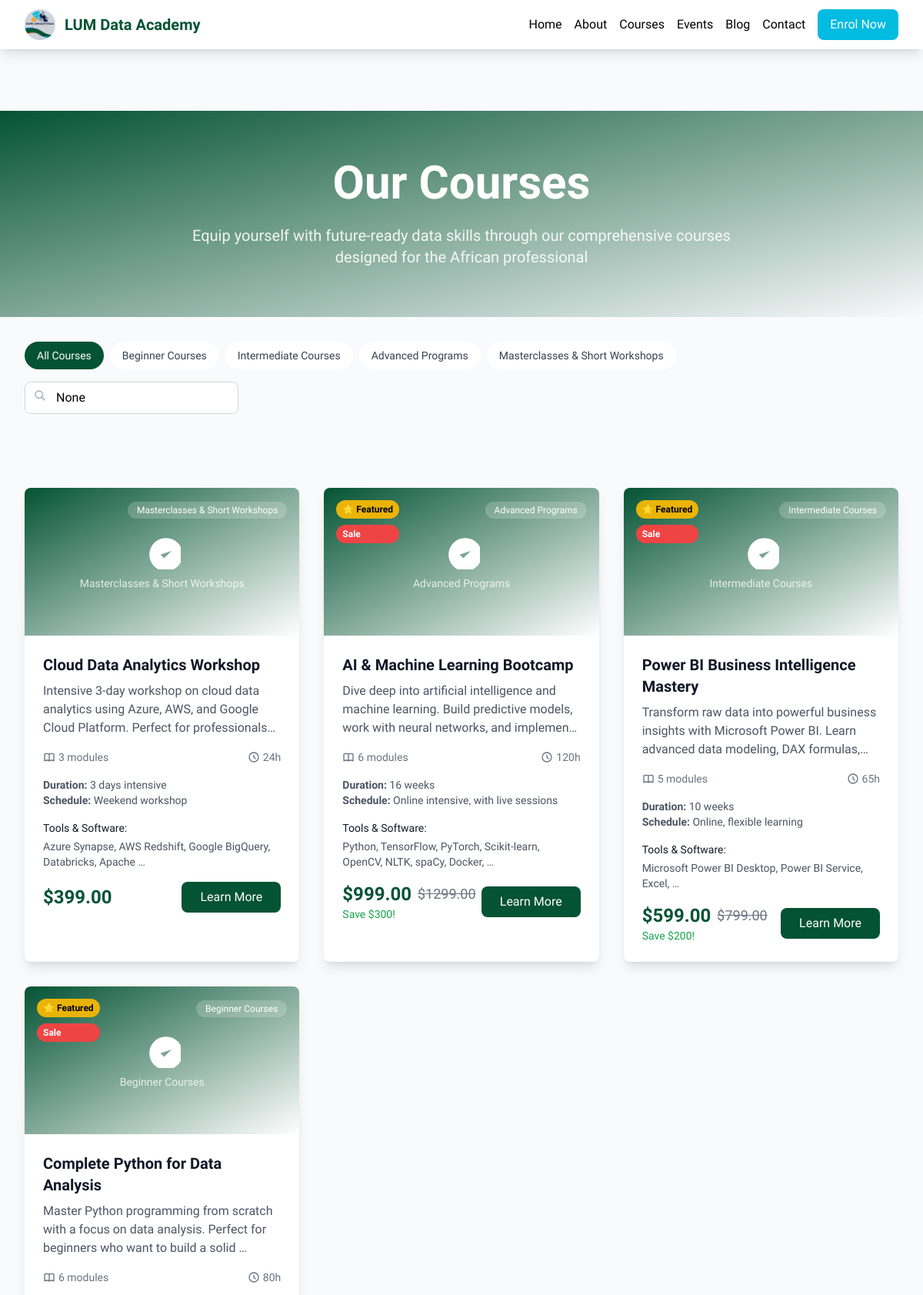
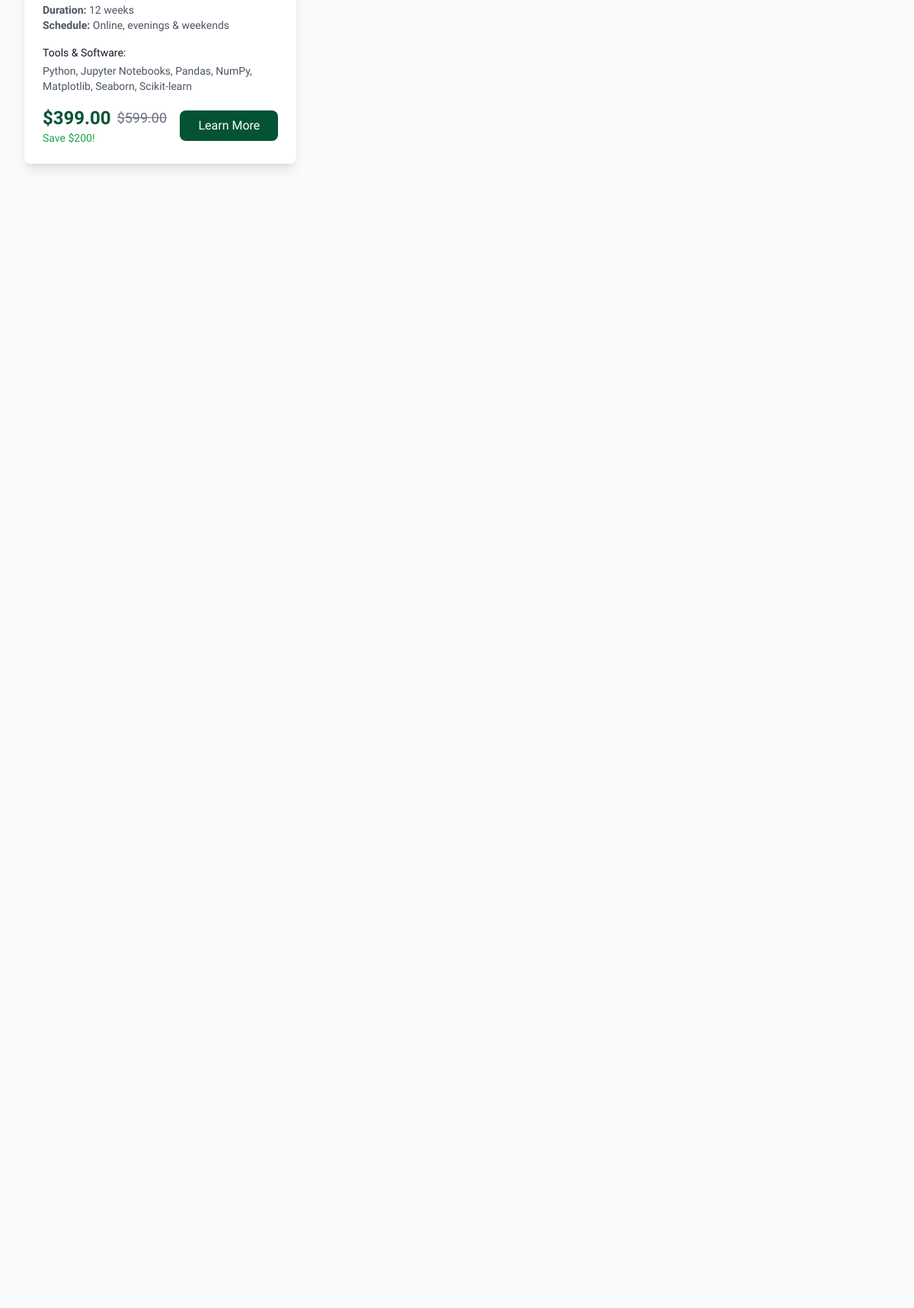
Page /courses/ (upper part) on the committed database (2 pictures, top to bottom).
### core/models.py (models this page shows, shortened)
class CourseCategory(models.Model):
    CATEGORY_CHOICES = [
        ('beginner', 'Beginner Courses'),
        ('intermediate', 'Intermediate Courses'),
        ('advanced', 'Advanced Programs'),
        ('masterclass', 'Masterclasses & Short Workshops'),
    ]
    name = models.CharField(max_length=50, choices=CATEGORY_CHOICES, unique=True)
    display_name = models.CharField(max_length=100)
    description = models.TextField()
    icon = models.CharField(max_length=50, help_text="Font Awesome icon class")
    order = models.PositiveIntegerField(default=0)
    class Meta:
        ordering = ['order', 'name']
        verbose_name_plural = 'Course Categories'

class Course(models.Model):
    title = models.CharField(max_length=200)
    slug = models.SlugField(unique=True, blank=True)
    category = models.ForeignKey(CourseCategory, on_delete=models.CASCADE, related_name='courses')
    overview = CKEditor5Field(config_name='default', help_text="Brief course overview")
    description = CKEditor5Field(config_name='extends', help_text="Detailed course description")
    duration = models.CharField(max_length=100, help_text="e.g., 8 weeks, 3 months")
    schedule = models.CharField(max_length=100, help_text="e.g., online, evenings")
    learning_outcomes = CKEditor5Field(config_name='default', help_text="What students will learn")
    tools_software = models.TextField(help_text="Python, Power BI, R, etc.")
    prerequisites = CKEditor5Field(config_name='default', blank=True, help_text="Course prerequisites")
    course_syllabus = CKEditor5Field(config_name='extends', blank=True, help_text="Detailed course syllabus")
    price = models.DecimalField(max_digits=10, decimal_places=2)
    discount_price = models.DecimalField(max_digits=10, decimal_places=2, null=True, blank=True)
    course_pdf = models.FileField(upload_to='course_pdfs/', blank=True, null=True)
    image = models.ImageField(upload_to='course_images/', blank=True, null=True)
    video_intro_url = models.URLField(blank=True, help_text="YouTube or Vimeo URL for course intro")
    is_featured = models.BooleanField(default=False)
    is_active = models.BooleanField(default=True)
    total_modules = models.PositiveIntegerField(default=0, help_text="Total number of modules")
    estimated_hours = models.PositiveIntegerField(default=0, help_text="Estimated completion time in hours")
    created_at = models.DateTimeField(auto_now_add=True)
    updated_at = models.DateTimeField(auto_now=True)
    class Meta:
        ordering = ['-created_at']
    def get_savings(self):
        if self.discount_price:
            return self.price - self.discount_price
        return 0

### core/views.py (the view)
# urls.py: path('courses/', views.courses, name='courses'),
def courses(request):
    categories = CourseCategory.objects.all()
    category_slug = request.GET.get('category')
    search_query = request.GET.get('search')
    courses_list = Course.objects.filter(is_active=True)
    if category_slug:
        courses_list = courses_list.filter(category__name=category_slug)
    if search_query:
        courses_list = courses_list.filter(title__icontains=search_query)
    paginator = Paginator(courses_list, 9)
    page_number = request.GET.get('page')
    courses_page = paginator.get_page(page_number)
    context = {
        'courses': courses_page,
        'categories': categories,
        'current_category': category_slug,
        'search_query': search_query,
    }
    return render(request, 'core/courses.html', context)

### core/templates/core/courses.html (shortened to what this page needs)
{% extends 'core/base.html' %}
{% block content %}
<div class="min-h-screen pt-20">
    <section class="bg-gradient-to-br from-primary to-primary-dark text-white py-16">
        <div class="max-w-7xl mx-auto px-4 sm:px-6 lg:px-8 text-center">
            <h1 class="text-4xl md:text-6xl font-bold mb-6">Our Courses</h1>
            <p class="text-xl text-white/90 max-w-3xl mx-auto">
                Equip yourself with future-ready data skills through our comprehensive courses designed for the African professional
            </p>
        </div>
    </section>
    <section class="py-8 bg-gray-50">
        <div class="max-w-7xl mx-auto px-4 sm:px-6 lg:px-8">
            <div class="flex flex-wrap items-center justify-between gap-4">
                <div class="flex flex-wrap gap-2">
                    <a href="{% url 'core:courses' %}"
                       class="px-4 py-2 rounded-full text-sm font-medium transition-colors {% if not current_category %}bg-primary text-white{% else %}bg-white text-gray-700 hover:bg-gray-100{% endif %}">
                        All Courses
                    </a>
                    {% for category in categories %}
                    <a href="{% url 'core:courses' %}?category={{ category.name }}"
                       class="px-4 py-2 rounded-full text-sm font-medium transition-colors {% if current_category == category.name %}bg-primary text-white{% else %}bg-white text-gray-700 hover:bg-gray-100{% endif %}">
                        {{ category.display_name }}
                    </a>
                    {% endfor %}
                </div>
                <form method="GET" class="flex items-center">
                    <div class="relative">
                        <input type="text" name="search" placeholder="Search courses..."
                               value="{{ search_query }}"
                               class="pl-10 pr-4 py-2 border border-gray-300 rounded-lg focus:ring-2 focus:ring-primary focus:border-transparent">
                        <svg class="absolute left-3 top-2.5 w-4 h-4 text-gray-400" fill="none" stroke="currentColor" viewBox="0 0 24 24">
                            <path stroke-linecap="round" stroke-linejoin="round" stroke-width="2" d="M21 21l-6-6m2-5a7 7 0 11-14 0 7 7 0 0114 0z"></path>
                        </svg>
                    </div>
                </form>
            </div>
        </div>
    </section>
    <section class="py-16">
        <div class="max-w-7xl mx-auto px-4 sm:px-6 lg:px-8">
            {% if courses %}
            <div class="grid md:grid-cols-2 lg:grid-cols-3 gap-8">
                {% for course in courses %}
                <div class="bg-white rounded-lg shadow-lg overflow-hidden hover:shadow-xl transition-shadow duration-300">
                    <div class="relative h-48 bg-gradient-to-br from-primary to-primary-dark">
                        {% if course.image %}
                        <img src="{{ course.image.url }}" alt="{{ course.title }}" class="w-full h-full object-cover">
                        {% else %}
                        <div class="absolute inset-0 flex items-center justify-center">
                            <div class="text-center text-white">
                                <svg class="w-12 h-12 mx-auto mb-2" fill="currentColor" viewBox="0 0 20 20">
                                    <path d="M9 12l2 2 4-4m6 2a9 9 0 11-18 0 9 9 0 0118 0z"></path>
                                </svg>
                                <p class="text-sm opacity-80">{{ course.category.display_name }}</p>
                            </div>
                        </div>
                        {% endif %}
                        <div class="absolute top-4 left-4 flex flex-col gap-2">
                            {% if course.is_featured %}
                            <span class="bg-yellow-500 text-black px-2 py-1 rounded-full text-xs font-bold">
                                ⭐ Featured
                            </span>
                            {% endif %}
                            {% if course.discount_price %}
                            <span class="bg-red-500 text-white px-2 py-1 rounded-full text-xs font-bold">
                                Sale
                            </span>
                            {% endif %}
                        </div>
                        <div class="absolute top-4 right-4">
                            <span class="bg-white/20 backdrop-blur text-white px-3 py-1 rounded-full text-xs font-medium">
                                {{ course.category.display_name }}
                            </span>
                        </div>
                    </div>
                    <div class="p-6">
                        <h3 class="text-xl font-bold text-gray-900 mb-2 line-clamp-2">
                            <a href="{% url 'core:course_detail' course.slug %}" class="hover:text-primary transition-colors">
                                {{ course.title }}
                            </a>
                        </h3>
                        <div class="prose prose-sm text-gray-600 mb-4 line-clamp-3">
                            {{ course.overview|safe|truncatewords:20 }}
                        </div>
                        <div class="flex items-center justify-between text-sm text-gray-500 mb-4">
                            <div class="flex items-center">
                                {{ course.total_modules }} modules
                            </div>
                            <div class="flex items-center">
                                <svg class="w-4 h-4 mr-1" fill="none" stroke="currentColor" viewBox="0 0 24 24">
                                    <path stroke-linecap="round" stroke-linejoin="round" stroke-width="2" d="M12 8v4l3 3m6-3a9 9 0 11-18 0 9 9 0 0118 0z"></path>
                                </svg>
                                {{ course.estimated_hours }}h
                            </div>
                        </div>
                        <div class="text-sm text-gray-600 mb-4">
                            <p><strong>Duration:</strong> {{ course.duration }}</p>
                            <p><strong>Schedule:</strong> {{ course.schedule }}</p>
                        </div>
                        <div class="mb-4">
                            <p class="text-sm font-medium text-gray-900 mb-1">Tools & Software:</p>
                            <p class="text-sm text-gray-600">{{ course.tools_software|truncatewords:8 }}</p>
                        </div>
                        <div class="flex items-center justify-between">
                            <div>
                                {% if course.discount_price %}
                                <div class="flex items-center">
                                    <span class="text-2xl font-bold text-primary">${{ course.discount_price }}</span>
                                    <span class="text-lg text-gray-500 line-through ml-2">${{ course.price }}</span>
                                </div>
                                <div class="text-sm text-green-600 font-medium">
                                    Save ${{ course.get_savings|floatformat:0 }}!
                                </div>
                                {% else %}
                                <span class="text-2xl font-bold text-primary">${{ course.price }}</span>
                                {% endif %}
                            </div>
                            <a href="{% url 'core:course_detail' course.slug %}"
                               class="bg-primary hover:bg-primary-dark text-white px-6 py-2 rounded-lg font-medium transition-colors">
                                Learn More
                            </a>
                        </div>
                    </div>
                </div>
                {% endfor %}
            </div>
            {% endif %}
        </div>
    </section>
</div>
{% endblock %}

### core/templates/core/base.html (shortened to what this page needs)
<!DOCTYPE html>
<html lang="en" class="scroll-smooth">
<head>
    <script src="https://cdn.tailwindcss.com"></script>
    <link rel="stylesheet" href="https://cdnjs.cloudflare.com/ajax/libs/font-awesome/6.4.0/css/all.min.css">
    <link href="https://unpkg.com/aos@2.3.1/dist/aos.css" rel="stylesheet">
    <meta property="og:image" content="{% block og_image %}{% load static %}{% static 'core/img/logo.jpg' %}{% endblock %}">
</head>
<body class="bg-gray-50 font-linden">
    <nav class="bg-white shadow-lg fixed w-full top-0 z-50 transition-all duration-300" id="navbar">
        <div class="max-w-7xl mx-auto px-4 sm:px-6 lg:px-8">
            <div class="flex justify-between items-center h-16">
                <div class="flex items-center">
                    <a href="{% url 'core:home' %}" class="flex items-center space-x-3">
                        <img src="{% load static %}{% static 'core/img/logo.jpg' %}" alt="LUM Data Academy" class="h-10 w-10 rounded-full object-cover">
                        <span class="text-xl font-bold text-primary">LUM Data Academy</span>
                    </a>
                </div>
                <div class="hidden md:block">
                    <div class="ml-10 flex items-baseline space-x-4">
                        <a href="{% url 'core:home' %}" class="nav-link {% if request.resolver_match.url_name == 'home' %}active{% endif %}">Home</a>
                        <a href="{% url 'core:about' %}" class="nav-link {% if request.resolver_match.url_name == 'about' %}active{% endif %}">About</a>
                        <a href="{% url 'core:courses' %}" class="nav-link {% if 'course' in request.resolver_match.url_name %}active{% endif %}">Courses</a>
                        <a href="{% url 'core:events' %}" class="nav-link {% if 'event' in request.resolver_match.url_name %}active{% endif %}">Events</a>
                        <a href="{% url 'core:blog' %}" class="nav-link {% if 'blog' in request.resolver_match.url_name %}active{% endif %}">Blog</a>
                        <a href="{% url 'core:contact' %}" class="nav-link {% if request.resolver_match.url_name == 'contact' %}active{% endif %}">Contact</a>
                        <a href="{% url 'core:admissions' %}" class="bg-secondary hover:bg-secondary/90 text-white px-4 py-2 rounded-lg transition-all duration-300 transform hover:scale-105">Enrol Now</a>
                    </div>
                </div>
            </div>
        </div>
    </nav>
    <main class="pt-16">
        {% block content %}
        {% endblock %}
    </main>
                        <img src="{% load static %}{% static 'core/img/logo.jpg' %}" alt="LUM Data Academy" class="h-10 w-10 rounded-full object-cover">
</body>
</html>

### core/templates/core/base.html (style rules this page uses)
.nav-link { @apply text-gray-700 hover:text-primary px-3 py-2 rounded-md text-sm font-medium transition-colors duration-200 relative; }
.nav-link.active { @apply text-primary; }
.nav-link.active::after { content: ''; @apply absolute bottom-0 left-1/2 transform -translate-x-1/2 w-8 h-0.5 bg-secondary rounded-full; }

### rows in the picture
CourseCategory: display_name "Beginner Courses"
CourseCategory: display_name "Intermediate Courses"
CourseCategory: display_name "Advanced Programs"
CourseCategory: display_name "Masterclasses & Short Workshops"
Course: category.display_name "Masterclasses & Short Workshops", title "Cloud Data Analytics Workshop", overview "Intensive 3-day workshop on cloud data analytics using Azure, AWS, and Google Cloud Platform. Perfect for…", total_modules "3", estimated_hours "24", duration "3 days intensive", schedule "Weekend workshop", tools_software "Azure Synapse, AWS Redshift, Google BigQuery, Databricks, Apache …", price "399.00"
Course: category.display_name "Advanced Programs", is_featured "⭐ Featured", shows "Sale", title "AI & Machine Learning Bootcamp", overview "Dive deep into artificial intelligence and machine learning. Build predictive models, work with neural networks, and…", total_modules "6", estimated_hours "120", duration "16 weeks", schedule "Online intensive, with live sessions", tools_software "Python, TensorFlow, PyTorch, Scikit-learn, OpenCV, NLTK, spaCy, Docker, …", discount_price "999.00", price "1299.00", get_savings "300"
Course: category.display_name "Intermediate Courses", is_featured "⭐ Featured", shows "Sale", title "Power BI Business Intelligence Mastery", overview "Transform raw data into powerful business insights with Microsoft Power BI. Learn advanced data modeling, DAX…", total_modules "5", estimated_hours "65", duration "10 weeks", schedule "Online, flexible learning", tools_software "Microsoft Power BI Desktop, Power BI Service, Excel, …", discount_price "599.00", price "799.00", get_savings "200"
Course: category.display_name "Beginner Courses", is_featured "⭐ Featured", shows "Sale", title "Complete Python for Data Analysis", overview "Master Python programming from scratch with a focus on data analysis. Perfect for beginners who want to build a solid …", total_modules "6", estimated_hours "80", duration "12 weeks", schedule "Online, evenings & weekends", tools_software "Python, Jupyter Notebooks, Pandas, NumPy, Matplotlib, Seaborn, Scikit-learn", discount_price "399.00", price "599.00", get_savings "200"
